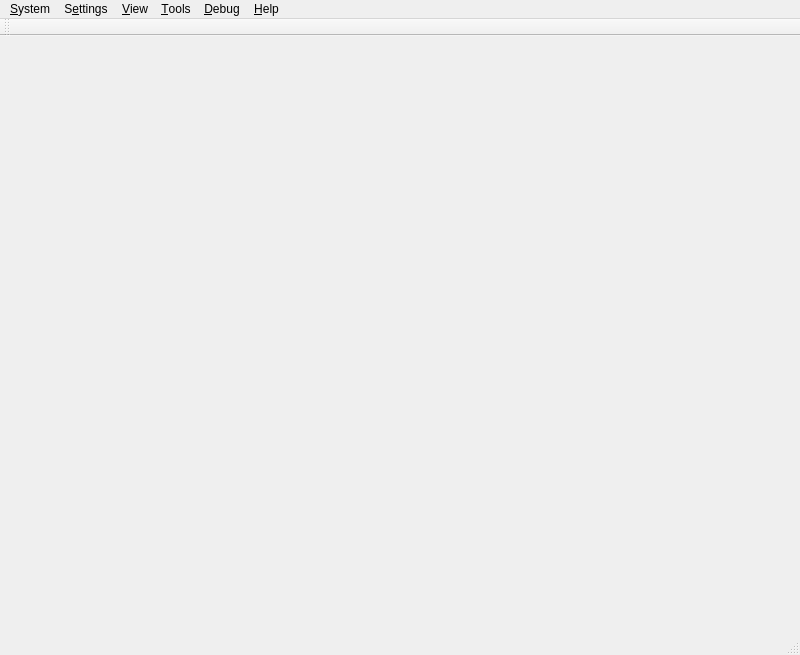
<?xml version="1.0" encoding="UTF-8"?>
<ui version="4.0">
 <class>MainWindow</class>
 <widget class="QMainWindow" name="MainWindow">
  <property name="geometry">
   <rect>
    <x>0</x>
    <y>0</y>
    <width>800</width>
    <height>655</height>
   </rect>
  </property>
  <property name="acceptDrops">
   <bool>true</bool>
  </property>
  <property name="windowTitle">
   <string>DuckStation</string>
  </property>
  <property name="windowIcon">
   <iconset resource="resources/duckstation-qt.qrc">
    <normaloff>:/icons/duck.png</normaloff>:/icons/duck.png</iconset>
  </property>
  <property name="unifiedTitleAndToolBarOnMac">
   <bool>true</bool>
  </property>
  <widget class="QStackedWidget" name="mainContainer"/>
  <widget class="QMenuBar" name="menuBar">
   <property name="geometry">
    <rect>
     <x>0</x>
     <y>0</y>
     <width>800</width>
     <height>33</height>
    </rect>
   </property>
   <widget class="QMenu" name="menuSystem">
    <property name="title">
     <string>&amp;System</string>
    </property>
    <widget class="QMenu" name="menuChangeDisc">
     <property name="title">
      <string>Change Disc</string>
     </property>
     <property name="icon">
      <iconset theme="disc-line"/>
     </property>
    </widget>
    <widget class="QMenu" name="menuCheats">
     <property name="title">
      <string>Cheats</string>
     </property>
     <property name="icon">
      <iconset theme="cheats-line"/>
     </property>
    </widget>
    <widget class="QMenu" name="menuLoadState">
     <property name="title">
      <string>Load State</string>
     </property>
     <property name="icon">
      <iconset theme="folder-open-line"/>
     </property>
    </widget>
    <widget class="QMenu" name="menuSaveState">
     <property name="title">
      <string>Save State</string>
     </property>
     <property name="icon">
      <iconset theme="save-3-line"/>
     </property>
    </widget>
    <addaction name="actionStartFile"/>
    <addaction name="actionStartDisc"/>
    <addaction name="actionStartBios"/>
    <addaction name="actionStartFullscreenUI"/>
    <addaction name="actionResumeLastState"/>
    <addaction name="separator"/>
    <addaction name="actionPowerOff"/>
    <addaction name="actionPowerOffWithoutSaving"/>
    <addaction name="actionReset"/>
    <addaction name="actionPause"/>
    <addaction name="menuChangeDisc"/>
    <addaction name="separator"/>
    <addaction name="menuCheats"/>
    <addaction name="actionScreenshot"/>
    <addaction name="separator"/>
    <addaction name="menuLoadState"/>
    <addaction name="menuSaveState"/>
    <addaction name="separator"/>
    <addaction name="actionExit"/>
   </widget>
   <widget class="QMenu" name="menuSettings">
    <property name="title">
     <string>S&amp;ettings</string>
    </property>
    <addaction name="actionViewGameProperties"/>
    <addaction name="separator"/>
    <addaction name="actionInterfaceSettings"/>
    <addaction name="actionGameListSettings"/>
    <addaction name="actionBIOSSettings"/>
    <addaction name="actionConsoleSettings"/>
    <addaction name="actionEmulationSettings"/>
    <addaction name="actionMemoryCardSettings"/>
    <addaction name="actionGraphicsSettings"/>
    <addaction name="actionPostProcessingSettings"/>
    <addaction name="actionAudioSettings"/>
    <addaction name="actionAchievementSettings"/>
    <addaction name="actionFolderSettings"/>
    <addaction name="actionAdvancedSettings"/>
    <addaction name="separator"/>
    <addaction name="actionControllerSettings"/>
    <addaction name="actionControllerProfiles"/>
    <addaction name="actionHotkeySettings"/>
    <addaction name="separator"/>
    <addaction name="actionAddGameDirectory"/>
    <addaction name="actionScanForNewGames"/>
    <addaction name="actionRescanAllGames"/>
   </widget>
   <widget class="QMenu" name="menuHelp">
    <property name="title">
     <string>&amp;Help</string>
    </property>
    <addaction name="actionGitHubRepository"/>
    <addaction name="actionDiscordServer"/>
    <addaction name="separator"/>
    <addaction name="actionCheckForUpdates"/>
    <addaction name="separator"/>
    <addaction name="actionViewThirdPartyNotices"/>
    <addaction name="actionAboutQt"/>
    <addaction name="actionAbout"/>
   </widget>
   <widget class="QMenu" name="menuDebug">
    <property name="title">
     <string>&amp;Debug</string>
    </property>
    <widget class="QMenu" name="menuRenderer">
     <property name="title">
      <string>Switch GPU Renderer</string>
     </property>
    </widget>
    <widget class="QMenu" name="menuCPUExecutionMode">
     <property name="title">
      <string>Switch CPU Emulation Mode</string>
     </property>
    </widget>
    <widget class="QMenu" name="menuCropMode">
     <property name="title">
      <string>Switch Crop Mode</string>
     </property>
    </widget>
    <widget class="QMenu" name="menuLogLevel">
     <property name="title">
      <string>Log Level</string>
     </property>
    </widget>
    <widget class="QMenu" name="menuLogChannels">
     <property name="title">
      <string>Log Channels</string>
     </property>
    </widget>
    <addaction name="menuCPUExecutionMode"/>
    <addaction name="menuRenderer"/>
    <addaction name="menuCropMode"/>
    <addaction name="actionEnableSafeMode"/>
    <addaction name="separator"/>
    <addaction name="menuLogLevel"/>
    <addaction name="menuLogChannels"/>
    <addaction name="actionLogToSystemConsole"/>
    <addaction name="actionLogToWindow"/>
    <addaction name="actionLogToFile"/>
    <addaction name="actionLogTimestamps"/>
    <addaction name="actionLogFileTimestamps"/>
    <addaction name="separator"/>
    <addaction name="actionCPUDebugger"/>
    <addaction name="separator"/>
    <addaction name="actionDumpRAM"/>
    <addaction name="actionDumpVRAM"/>
    <addaction name="actionDumpSPURAM"/>
    <addaction name="separator"/>
    <addaction name="actionDebugDumpCPUtoVRAMCopies"/>
    <addaction name="actionDebugDumpVRAMtoCPUCopies"/>
    <addaction name="separator"/>
    <addaction name="actionDebugShowVRAM"/>
    <addaction name="actionDebugShowGPUState"/>
    <addaction name="actionDebugShowCDROMState"/>
    <addaction name="actionDebugShowSPUState"/>
    <addaction name="actionDebugShowTimersState"/>
    <addaction name="actionDebugShowMDECState"/>
    <addaction name="actionDebugShowDMAState"/>
   </widget>
   <widget class="QMenu" name="menu_View">
    <property name="title">
     <string>&amp;View</string>
    </property>
    <widget class="QMenu" name="menuWindowSize">
     <property name="title">
      <string>&amp;Window Size</string>
     </property>
    </widget>
    <widget class="QMenu" name="menuSortBy">
     <property name="title">
      <string>Sort B&amp;y</string>
     </property>
    </widget>
    <addaction name="actionViewToolbar"/>
    <addaction name="actionViewLockToolbar"/>
    <addaction name="actionViewSmallToolbarIcons"/>
    <addaction name="actionViewToolbarLabels"/>
    <addaction name="actionViewToolbarLabelsBesideIcons"/>
    <addaction name="actionViewStatusBar"/>
    <addaction name="separator"/>
    <addaction name="actionViewGameList"/>
    <addaction name="actionViewGameGrid"/>
    <addaction name="actionViewSystemDisplay"/>
    <addaction name="separator"/>
    <addaction name="actionFullscreen"/>
    <addaction name="menuWindowSize"/>
    <addaction name="separator"/>
    <addaction name="menuSortBy"/>
    <addaction name="actionViewZoomIn"/>
    <addaction name="actionViewZoomOut"/>
    <addaction name="separator"/>
    <addaction name="actionMergeDiscSets"/>
    <addaction name="actionShowLocalizedTitles"/>
    <addaction name="actionShowGameIcons"/>
    <addaction name="actionAnimateGameIcons"/>
    <addaction name="actionPreferAchievementGameIcons"/>
    <addaction name="separator"/>
    <addaction name="actionGridViewShowTitles"/>
    <addaction name="actionGridViewRefreshCovers"/>
    <addaction name="separator"/>
    <addaction name="actionChangeGameListBackground"/>
    <addaction name="actionClearGameListBackground"/>
    <addaction name="actionViewRefreshAchievementProgress"/>
   </widget>
   <widget class="QMenu" name="menu_Tools">
    <property name="title">
     <string>&amp;Tools</string>
    </property>
    <addaction name="actionOpenDataDirectory"/>
    <addaction name="separator"/>
    <addaction name="actionMemoryCardEditor"/>
    <addaction name="actionCoverDownloader"/>
    <addaction name="actionControllerTest"/>
    <addaction name="separator"/>
    <addaction name="actionMemoryEditor"/>
    <addaction name="actionMemoryScanner"/>
    <addaction name="actionISOBrowser"/>
    <addaction name="separator"/>
    <addaction name="actionFreeCamera"/>
    <addaction name="actionMediaCapture"/>
    <addaction name="actionCaptureGPUFrame"/>
    <addaction name="separator"/>
    <addaction name="actionOpenTextureDirectory"/>
    <addaction name="actionReloadTextureReplacements"/>
   </widget>
   <addaction name="menuSystem"/>
   <addaction name="menuSettings"/>
   <addaction name="menu_View"/>
   <addaction name="menu_Tools"/>
   <addaction name="menuDebug"/>
   <addaction name="menuHelp"/>
  </widget>
  <widget class="QToolBar" name="toolBar">
   <property name="contextMenuPolicy">
    <enum>Qt::ContextMenuPolicy::CustomContextMenu</enum>
   </property>
   <property name="iconSize">
    <size>
     <width>32</width>
     <height>32</height>
    </size>
   </property>
   <property name="toolButtonStyle">
    <enum>Qt::ToolButtonStyle::ToolButtonTextUnderIcon</enum>
   </property>
   <property name="floatable">
    <bool>false</bool>
   </property>
   <attribute name="toolBarArea">
    <enum>TopToolBarArea</enum>
   </attribute>
   <attribute name="toolBarBreak">
    <bool>false</bool>
   </attribute>
  </widget>
  <widget class="QStatusBar" name="statusBar"/>
  <action name="actionStartFile">
   <property name="icon">
    <iconset theme="file-line"/>
   </property>
   <property name="text">
    <string>Start &amp;File...</string>
   </property>
   <property name="toolTip">
    <string>Starts a new session using the selected file.</string>
   </property>
  </action>
  <action name="actionStartDisc">
   <property name="icon">
    <iconset theme="disc-line"/>
   </property>
   <property name="text">
    <string>Start &amp;Disc...</string>
   </property>
   <property name="toolTip">
    <string>Starts a new session from a physical disc.</string>
   </property>
  </action>
  <action name="actionStartBios">
   <property name="icon">
    <iconset theme="chip-line"/>
   </property>
   <property name="text">
    <string>Start &amp;BIOS</string>
   </property>
   <property name="toolTip">
    <string>Starts a new session without any disc inserted.</string>
   </property>
  </action>
  <action name="actionScanForNewGames">
   <property name="icon">
    <iconset theme="file-search-line"/>
   </property>
   <property name="text">
    <string>&amp;Scan For New Games</string>
   </property>
   <property name="toolTip">
    <string>Searches for new games added since the last refresh.</string>
   </property>
  </action>
  <action name="actionRescanAllGames">
   <property name="icon">
    <iconset theme="refresh-line"/>
   </property>
   <property name="text">
    <string>&amp;Rescan All Games</string>
   </property>
   <property name="toolTip">
    <string>Rescans all games, discarding any cached information.</string>
   </property>
  </action>
  <action name="actionPowerOff">
   <property name="icon">
    <iconset theme="shut-down-line"/>
   </property>
   <property name="text">
    <string>Power &amp;Off</string>
   </property>
   <property name="toolTip">
    <string>Ends the current session.</string>
   </property>
  </action>
  <action name="actionReset">
   <property name="icon">
    <iconset theme="restart-line"/>
   </property>
   <property name="text">
    <string>&amp;Reset</string>
   </property>
   <property name="toolTip">
    <string>Restarts the emulated system.</string>
   </property>
  </action>
  <action name="actionPause">
   <property name="checkable">
    <bool>true</bool>
   </property>
   <property name="icon">
    <iconset theme="pause-line"/>
   </property>
   <property name="text">
    <string>&amp;Pause</string>
   </property>
   <property name="toolTip">
    <string>Pauses/resumes the session.</string>
   </property>
  </action>
  <action name="actionLoadState">
   <property name="icon">
    <iconset theme="folder-open-line"/>
   </property>
   <property name="text">
    <string>&amp;Load State</string>
   </property>
   <property name="toolTip">
    <string>Restores the session state from the selected slot.</string>
   </property>
  </action>
  <action name="actionSaveState">
   <property name="icon">
    <iconset theme="save-3-line"/>
   </property>
   <property name="text">
    <string>&amp;Save State</string>
   </property>
   <property name="toolTip">
    <string>Saves the session state to the selected slot.</string>
   </property>
  </action>
  <action name="actionExit">
   <property name="icon">
    <iconset theme="door-open-line"/>
   </property>
   <property name="text">
    <string>E&amp;xit</string>
   </property>
   <property name="toolTip">
    <string>Exits the application.</string>
   </property>
  </action>
  <action name="actionBIOSSettings">
   <property name="icon">
    <iconset theme="chip-line"/>
   </property>
   <property name="text">
    <string>B&amp;IOS</string>
   </property>
   <property name="toolTip">
    <string>Configures where the system firmware is located.</string>
   </property>
  </action>
  <action name="actionConsoleSettings">
   <property name="icon">
    <iconset theme="emulation-line"/>
   </property>
   <property name="text">
    <string>C&amp;onsole</string>
   </property>
   <property name="toolTip">
    <string>Configures options related to the simulated console.</string>
   </property>
  </action>
  <action name="actionEmulationSettings">
   <property name="icon">
    <iconset theme="chip-2-line"/>
   </property>
   <property name="text">
    <string>E&amp;mulation</string>
   </property>
   <property name="toolTip">
    <string>Configures options related to the simulation.</string>
   </property>
  </action>
  <action name="actionControllerSettings">
   <property name="icon">
    <iconset theme="controller-digital-line"/>
   </property>
   <property name="text">
    <string>&amp;Controllers</string>
   </property>
   <property name="toolTip">
    <string>Configures options and bindings for the emulated controllers.</string>
   </property>
  </action>
  <action name="actionHotkeySettings">
   <property name="icon">
    <iconset theme="keyboard-line"/>
   </property>
   <property name="text">
    <string>&amp;Hotkeys</string>
   </property>
   <property name="toolTip">
    <string>Configures shortcut keys for actions related to the session.</string>
   </property>
  </action>
  <action name="actionGraphicsSettings">
   <property name="icon">
    <iconset theme="image-fill"/>
   </property>
   <property name="text">
    <string>&amp;Graphics</string>
   </property>
   <property name="toolTip">
    <string>Configures options related to how the session content is displayed.</string>
   </property>
  </action>
  <action name="actionPostProcessingSettings">
   <property name="icon">
    <iconset theme="sun-fill"/>
   </property>
   <property name="text">
    <string>&amp;Post-Processing</string>
   </property>
   <property name="toolTip">
    <string>Configures post-processing effects applied after rendering the content.</string>
   </property>
  </action>
  <action name="actionFullscreen">
   <property name="checkable">
    <bool>true</bool>
   </property>
   <property name="icon">
    <iconset theme="fullscreen-line"/>
   </property>
   <property name="text">
    <string>&amp;Fullscreen</string>
   </property>
   <property name="toolTip">
    <string>Switches between fullscreen and windowed modes.</string>
   </property>
  </action>
  <action name="actionGitHubRepository">
   <property name="icon">
    <iconset resource="resources/duckstation-qt.qrc">
     <normaloff>:/icons/github.png</normaloff>:/icons/github.png</iconset>
   </property>
   <property name="text">
    <string>&amp;GitHub Repository...</string>
   </property>
   <property name="toolTip">
    <string>Opens a link to the GitHub repository for the application.</string>
   </property>
  </action>
  <action name="actionDiscordServer">
   <property name="icon">
    <iconset resource="resources/duckstation-qt.qrc">
     <normaloff>:/icons/discord.png</normaloff>:/icons/discord.png</iconset>
   </property>
   <property name="text">
    <string>&amp;Discord Server...</string>
   </property>
   <property name="toolTip">
    <string>Opens a link to the Discord server for the application.</string>
   </property>
  </action>
  <action name="actionCheckForUpdates">
   <property name="icon">
    <iconset theme="download-2-line"/>
   </property>
   <property name="text">
    <string>Check for &amp;Updates...</string>
   </property>
   <property name="toolTip">
    <string>Checks if any application updates are available for download.</string>
   </property>
  </action>
  <action name="actionViewThirdPartyNotices">
   <property name="text">
    <string>View Third-Party Notices...</string>
   </property>
   <property name="toolTip">
    <string>Shows copyright and license notices for third-party libraries included with the application.</string>
   </property>
  </action>
  <action name="actionAboutQt">
   <property name="icon">
    <iconset resource="resources/duckstation-qt.qrc">
     <normaloff>:/icons/QT.png</normaloff>:/icons/QT.png</iconset>
   </property>
   <property name="text">
    <string>About &amp;Qt...</string>
   </property>
   <property name="toolTip">
    <string>Displays copyright and license notices for Qt.</string>
   </property>
  </action>
  <action name="actionAbout">
   <property name="icon">
    <iconset resource="resources/duckstation-qt.qrc">
     <normaloff>:/icons/duck_64.png</normaloff>:/icons/duck_64.png</iconset>
   </property>
   <property name="text">
    <string>&amp;About DuckStation...</string>
   </property>
   <property name="toolTip">
    <string>Displays copyright and license notices for the application.</string>
   </property>
  </action>
  <action name="actionChangeDisc">
   <property name="icon">
    <iconset theme="disc-line"/>
   </property>
   <property name="text">
    <string>Change Disc...</string>
   </property>
   <property name="toolTip">
    <string>Swaps the currently-inserted disc with another disc or game.</string>
   </property>
  </action>
  <action name="actionCheatsToolbar">
   <property name="icon">
    <iconset theme="cheats-line"/>
   </property>
   <property name="text">
    <string>Cheats</string>
   </property>
   <property name="toolTip">
    <string>Shows the list of cheats available for this game.</string>
   </property>
  </action>
  <action name="actionAudioSettings">
   <property name="icon">
    <iconset theme="volume-up-line"/>
   </property>
   <property name="text">
    <string>Audio</string>
   </property>
   <property name="toolTip">
    <string>Configures options related to how audio from the content is played.</string>
   </property>
  </action>
  <action name="actionAchievementSettings">
   <property name="icon">
    <iconset theme="trophy-line"/>
   </property>
   <property name="text">
    <string>Achievements</string>
   </property>
   <property name="toolTip">
    <string>Configures options related to RetroAchievements.</string>
   </property>
  </action>
  <action name="actionFolderSettings">
   <property name="icon">
    <iconset theme="folder-open-line"/>
   </property>
   <property name="text">
    <string>Folders</string>
   </property>
   <property name="toolTip">
    <string>Configures the locations where various types of data are saved.</string>
   </property>
  </action>
  <action name="actionGameListSettings">
   <property name="icon">
    <iconset theme="folder-open-line"/>
   </property>
   <property name="text">
    <string>Game List</string>
   </property>
   <property name="toolTip">
    <string>Configures the locations where the application will search for game files.</string>
   </property>
  </action>
  <action name="actionInterfaceSettings">
   <property name="icon">
    <iconset theme="settings-3-line"/>
   </property>
   <property name="text">
    <string>&amp;Interface</string>
   </property>
   <property name="toolTip">
    <string>Configures options related to the apperance and behavior of the application.</string>
   </property>
  </action>
  <action name="actionAdvancedSettings">
   <property name="icon">
    <iconset theme="alert-line"/>
   </property>
   <property name="text">
    <string>Advanced</string>
   </property>
   <property name="toolTip">
    <string>Configures advanced options for the application.</string>
   </property>
  </action>
  <action name="actionAddGameDirectory">
   <property name="icon">
    <iconset theme="folder-add-line"/>
   </property>
   <property name="text">
    <string>Add Game Directory...</string>
   </property>
   <property name="toolTip">
    <string>Adds a new directory that will be searched for game files.</string>
   </property>
  </action>
  <action name="actionSettings">
   <property name="icon">
    <iconset theme="settings-3-line"/>
   </property>
   <property name="text">
    <string>&amp;Settings</string>
   </property>
   <property name="toolTip">
    <string>Opens the settings window.</string>
   </property>
   <property name="menuRole">
    <enum>QAction::MenuRole::PreferencesRole</enum>
   </property>
  </action>
  <action name="actionSettings2">
   <property name="icon">
    <iconset theme="settings-3-line"/>
   </property>
   <property name="text">
    <string>&amp;Settings</string>
   </property>
   <property name="toolTip">
    <string>Opens the settings window.</string>
   </property>
   <property name="menuRole">
    <enum>QAction::MenuRole::PreferencesRole</enum>
   </property>
  </action>
  <action name="actionChangeDiscFromFile">
   <property name="text">
    <string>From File...</string>
   </property>
   <property name="toolTip">
    <string>Manually selects the disc image file to switch to.</string>
   </property>
  </action>
  <action name="actionChangeDiscFromDevice">
   <property name="text">
    <string>From Device...</string>
   </property>
   <property name="toolTip">
    <string>Switches to a physical disc.</string>
   </property>
  </action>
  <action name="actionChangeDiscFromGameList">
   <property name="text">
    <string>From Game List...</string>
   </property>
   <property name="toolTip">
    <string>Switches to a disc in the game list.</string>
   </property>
  </action>
  <action name="actionRemoveDisc">
   <property name="text">
    <string>Remove Disc</string>
   </property>
   <property name="toolTip">
    <string>Removes the disc from the emulated system.</string>
   </property>
  </action>
  <action name="actionDebugShowVRAM">
   <property name="checkable">
    <bool>true</bool>
   </property>
   <property name="text">
    <string>Show VRAM</string>
   </property>
  </action>
  <action name="actionDebugDumpCPUtoVRAMCopies">
   <property name="checkable">
    <bool>true</bool>
   </property>
   <property name="text">
    <string>Dump CPU to VRAM Copies</string>
   </property>
  </action>
  <action name="actionDebugDumpVRAMtoCPUCopies">
   <property name="checkable">
    <bool>true</bool>
   </property>
   <property name="text">
    <string>Dump VRAM to CPU Copies</string>
   </property>
  </action>
  <action name="actionEnableSafeMode">
   <property name="checkable">
    <bool>true</bool>
   </property>
   <property name="text">
    <string>Enable Safe Mode</string>
   </property>
  </action>
  <action name="actionDumpRAM">
   <property name="text">
    <string>Dump RAM...</string>
   </property>
  </action>
  <action name="actionDumpVRAM">
   <property name="text">
    <string>Dump VRAM...</string>
   </property>
  </action>
  <action name="actionDumpSPURAM">
   <property name="text">
    <string>Dump SPU RAM...</string>
   </property>
  </action>
  <action name="actionDebugShowGPUState">
   <property name="checkable">
    <bool>true</bool>
   </property>
   <property name="text">
    <string>Show GPU State</string>
   </property>
  </action>
  <action name="actionDebugShowCDROMState">
   <property name="checkable">
    <bool>true</bool>
   </property>
   <property name="text">
    <string>Show CD-ROM State</string>
   </property>
  </action>
  <action name="actionDebugShowSPUState">
   <property name="checkable">
    <bool>true</bool>
   </property>
   <property name="text">
    <string>Show SPU State</string>
   </property>
  </action>
  <action name="actionDebugShowTimersState">
   <property name="checkable">
    <bool>true</bool>
   </property>
   <property name="text">
    <string>Show Timers State</string>
   </property>
  </action>
  <action name="actionDebugShowMDECState">
   <property name="checkable">
    <bool>true</bool>
   </property>
   <property name="text">
    <string>Show MDEC State</string>
   </property>
  </action>
  <action name="actionDebugShowDMAState">
   <property name="checkable">
    <bool>true</bool>
   </property>
   <property name="text">
    <string>Show DMA State</string>
   </property>
  </action>
  <action name="actionScreenshot">
   <property name="icon">
    <iconset theme="screenshot-2-line"/>
   </property>
   <property name="text">
    <string>&amp;Screenshot</string>
   </property>
   <property name="toolTip">
    <string>Takes a screenshot of the current content.</string>
   </property>
  </action>
  <action name="actionMemoryCardSettings">
   <property name="icon">
    <iconset theme="memcard-line"/>
   </property>
   <property name="text">
    <string>&amp;Memory Cards</string>
   </property>
   <property name="toolTip">
    <string>Configures options related to the emulated memory cards.</string>
   </property>
  </action>
  <action name="actionResumeLastState">
   <property name="icon">
    <iconset theme="play-circle-line"/>
   </property>
   <property name="text">
    <string>Resume</string>
   </property>
   <property name="toolTip">
    <string>Resumes the last save state created.</string>
   </property>
  </action>
  <action name="actionViewToolbar">
   <property name="checkable">
    <bool>true</bool>
   </property>
   <property name="checked">
    <bool>true</bool>
   </property>
   <property name="text">
    <string>&amp;Toolbar</string>
   </property>
   <property name="toolTip">
    <string>Controls whether the toolbar is visible.</string>
   </property>
  </action>
  <action name="actionViewLockToolbar">
   <property name="checkable">
    <bool>true</bool>
   </property>
   <property name="text">
    <string>Loc&amp;k Toolbar</string>
   </property>
   <property name="toolTip">
    <string>Controls whether the toolbar can be moved.</string>
   </property>
  </action>
  <action name="actionViewSmallToolbarIcons">
   <property name="checkable">
    <bool>true</bool>
   </property>
   <property name="text">
    <string>S&amp;mall Toolbar Icons</string>
   </property>
   <property name="toolTip">
    <string>Controls whether the smaller toolbar icons are displayed.</string>
   </property>
  </action>
  <action name="actionViewToolbarLabels">
   <property name="checkable">
    <bool>true</bool>
   </property>
   <property name="text">
    <string>Toolbar L&amp;abels</string>
   </property>
   <property name="toolTip">
    <string>Controls whether labels are displayed alongside toolbar icons.</string>
   </property>
  </action>
  <action name="actionViewToolbarLabelsBesideIcons">
   <property name="checkable">
    <bool>true</bool>
   </property>
   <property name="text">
    <string>Toolbar Labels &amp;Beside Icons</string>
   </property>
   <property name="toolTip">
    <string>Controls whether labels are displayed next to or under toolbar icons.</string>
   </property>
  </action>
  <action name="actionViewStatusBar">
   <property name="checkable">
    <bool>true</bool>
   </property>
   <property name="checked">
    <bool>true</bool>
   </property>
   <property name="text">
    <string>&amp;Status Bar</string>
   </property>
   <property name="toolTip">
    <string>Controls whether the status bar is visible.</string>
   </property>
  </action>
  <action name="actionViewGameList">
   <property name="checkable">
    <bool>true</bool>
   </property>
   <property name="icon">
    <iconset theme="list-check"/>
   </property>
   <property name="text">
    <string>Game &amp;List</string>
   </property>
   <property name="toolTip">
    <string>Switches to the list of available games in table view.</string>
   </property>
  </action>
  <action name="actionViewSystemDisplay">
   <property name="checkable">
    <bool>true</bool>
   </property>
   <property name="enabled">
    <bool>false</bool>
   </property>
   <property name="icon">
    <iconset theme="tv-2-line"/>
   </property>
   <property name="text">
    <string>System &amp;Display</string>
   </property>
   <property name="toolTip">
    <string>Switches back to the game currently running.</string>
   </property>
  </action>
  <action name="actionViewGameProperties">
   <property name="enabled">
    <bool>false</bool>
   </property>
   <property name="icon">
    <iconset theme="file-settings-line"/>
   </property>
   <property name="text">
    <string>Game &amp;Properties</string>
   </property>
   <property name="toolTip">
    <string>Opens the configuration for the game currently running.</string>
   </property>
  </action>
  <action name="actionMemoryCardEditor">
   <property name="text">
    <string>Memory &amp;Card Editor</string>
   </property>
   <property name="toolTip">
    <string>Opens the memory card editor.</string>
   </property>
  </action>
  <action name="actionCPUDebugger">
   <property name="text">
    <string>CPU D&amp;ebugger</string>
   </property>
   <property name="toolTip">
    <string>Opens the debugger for the emulated CPU.</string>
   </property>
  </action>
  <action name="actionViewGameGrid">
   <property name="checkable">
    <bool>true</bool>
   </property>
   <property name="icon">
    <iconset theme="function-line"/>
   </property>
   <property name="text">
    <string>Game &amp;Grid</string>
   </property>
   <property name="toolTip">
    <string>Switches to the list of available games in grid/cover view.</string>
   </property>
  </action>
  <action name="actionMergeDiscSets">
   <property name="checkable">
    <bool>true</bool>
   </property>
   <property name="checked">
    <bool>true</bool>
   </property>
   <property name="icon">
    <iconset theme="multi-discs"/>
   </property>
   <property name="text">
    <string>&amp;Merge Multi-Disc Games</string>
   </property>
   <property name="toolTip">
    <string>Merges multiple discs that belong to the same game into a single item in the game list.</string>
   </property>
  </action>
  <action name="actionGridViewShowTitles">
   <property name="checkable">
    <bool>true</bool>
   </property>
   <property name="checked">
    <bool>true</bool>
   </property>
   <property name="icon">
    <iconset theme="price-tag-3-line"/>
   </property>
   <property name="text">
    <string>Show G&amp;rid Captions</string>
   </property>
   <property name="iconText">
    <string>Show Titles (Grid View)</string>
   </property>
   <property name="toolTip">
    <string>Shows captions under the game cover in grid view.</string>
   </property>
  </action>
  <action name="actionViewZoomIn">
   <property name="icon">
    <iconset theme="zoom-in"/>
   </property>
   <property name="text">
    <string>Zoom &amp;In</string>
   </property>
   <property name="toolTip">
    <string>Increases the size of game icons or covers.</string>
   </property>
  </action>
  <action name="actionViewZoomOut">
   <property name="icon">
    <iconset theme="zoom-out"/>
   </property>
   <property name="text">
    <string>Zoom &amp;Out</string>
   </property>
   <property name="toolTip">
    <string>Decreases the size of game icons or covers.</string>
   </property>
  </action>
  <action name="actionGridViewRefreshCovers">
   <property name="text">
    <string>Refresh Grid &amp;Covers</string>
   </property>
   <property name="toolTip">
    <string>Invalidates the cache of game covers, allowing new images to be discovered.</string>
   </property>
  </action>
  <action name="actionOpenDataDirectory">
   <property name="text">
    <string>Open Data Directory...</string>
   </property>
   <property name="toolTip">
    <string>Opens the directory containing application data in your file browser.</string>
   </property>
  </action>
  <action name="actionPowerOffWithoutSaving">
   <property name="icon">
    <iconset theme="close-line"/>
   </property>
   <property name="text">
    <string>Power Off &amp;Without Saving</string>
   </property>
   <property name="toolTip">
    <string>Ends the current session without the option to save state.</string>
   </property>
  </action>
  <action name="actionStartFullscreenUI">
   <property name="icon">
    <iconset theme="tv-2-line"/>
   </property>
   <property name="text">
    <string>Start Big Picture Mode</string>
   </property>
   <property name="toolTip">
    <string>Opens or closes the controller-based &quot;big picture&quot; mode.</string>
   </property>
  </action>
  <action name="actionStartFullscreenUI2">
   <property name="icon">
    <iconset theme="tv-2-line"/>
   </property>
   <property name="text">
    <string>Big Picture</string>
   </property>
   <property name="toolTip">
    <string>Opens or closes the controller-based &quot;big picture&quot; mode.</string>
   </property>
  </action>
  <action name="actionCoverDownloader">
   <property name="text">
    <string>Cover Downloader</string>
   </property>
   <property name="toolTip">
    <string>Opens the cover downloader window.</string>
   </property>
  </action>
  <action name="actionMemoryScanner">
   <property name="text">
    <string>Memory &amp;Scanner</string>
   </property>
   <property name="toolTip">
    <string>Opens the memory scanner window.</string>
   </property>
  </action>
  <action name="actionShowGameIcons">
   <property name="checkable">
    <bool>true</bool>
   </property>
   <property name="checked">
    <bool>true</bool>
   </property>
   <property name="icon">
    <iconset theme="image-fill"/>
   </property>
   <property name="text">
    <string>Show Game Ico&amp;ns</string>
   </property>
   <property name="toolTip">
    <string>Shows icons from the memory card of each game in list view.</string>
   </property>
  </action>
  <action name="actionMediaCapture">
   <property name="checkable">
    <bool>true</bool>
   </property>
   <property name="text">
    <string>Media Ca&amp;pture</string>
   </property>
   <property name="toolTip">
    <string>Starts or stops capture of video and audio from the content.</string>
   </property>
  </action>
  <action name="actionOpenTextureDirectory">
   <property name="text">
    <string>Open Texture Directory...</string>
   </property>
   <property name="toolTip">
    <string>Opens the directory used to store texture replacements.</string>
   </property>
  </action>
  <action name="actionReloadTextureReplacements">
   <property name="text">
    <string>Reload Texture Replacements</string>
   </property>
   <property name="toolTip">
    <string>Invalidates the cache of available replacement textures.</string>
   </property>
  </action>
  <action name="actionCaptureGPUFrame">
   <property name="text">
    <string>Capture GPU Frame</string>
   </property>
   <property name="toolTip">
    <string>Saves the emulated GPU commands to a file that can be later replayed.</string>
   </property>
  </action>
  <action name="actionLogTimestamps">
   <property name="checkable">
    <bool>true</bool>
   </property>
   <property name="text">
    <string>Log Timestamps</string>
   </property>
  </action>
  <action name="actionLogFileTimestamps">
   <property name="checkable">
    <bool>true</bool>
   </property>
   <property name="text">
    <string>Log File Timestamps</string>
   </property>
  </action>
  <action name="actionLogToSystemConsole">
   <property name="checkable">
    <bool>true</bool>
   </property>
   <property name="text">
    <string>Log To System Console</string>
   </property>
  </action>
  <action name="actionLogToWindow">
   <property name="checkable">
    <bool>true</bool>
   </property>
   <property name="text">
    <string>Log To Window</string>
   </property>
  </action>
  <action name="actionLogToFile">
   <property name="checkable">
    <bool>true</bool>
   </property>
   <property name="text">
    <string>Log To File</string>
   </property>
  </action>
  <action name="actionISOBrowser">
   <property name="text">
    <string>ISO Browser</string>
   </property>
   <property name="toolTip">
    <string>Opens the ISO browser window.</string>
   </property>
  </action>
  <action name="actionFreeCamera">
   <property name="checkable">
    <bool>true</bool>
   </property>
   <property name="text">
    <string>Free Camera</string>
   </property>
   <property name="toolTip">
    <string>Allows you to freely move the camera in supported games.</string>
   </property>
  </action>
  <action name="actionControllerTest">
   <property name="text">
    <string>Controller Test</string>
   </property>
   <property name="toolTip">
    <string>Allows you to test emulated controller mappings.</string>
   </property>
  </action>
  <action name="actionControllerProfiles">
   <property name="icon">
    <iconset theme="controllers-line"/>
   </property>
   <property name="text">
    <string>Controller Presets</string>
   </property>
   <property name="toolTip">
    <string>Creates or edits controller presets that can be applied to games.</string>
   </property>
  </action>
  <action name="actionChangeGameListBackground">
   <property name="text">
    <string>&amp;Change List Background...</string>
   </property>
   <property name="toolTip">
    <string>Changes the background image shown in the game list/grid.</string>
   </property>
  </action>
  <action name="actionClearGameListBackground">
   <property name="text">
    <string>Clea&amp;r List Background</string>
   </property>
   <property name="toolTip">
    <string>Removes the background image shown in the game list/grid.</string>
   </property>
  </action>
  <action name="actionViewRefreshAchievementProgress">
   <property name="enabled">
    <bool>false</bool>
   </property>
   <property name="text">
    <string>Refresh Achievement &amp;Progress</string>
   </property>
   <property name="toolTip">
    <string>Refreshes the list of unlocked achievements.</string>
   </property>
  </action>
  <action name="actionShowLocalizedTitles">
   <property name="checkable">
    <bool>true</bool>
   </property>
   <property name="icon">
    <iconset theme="language"/>
   </property>
   <property name="text">
    <string>Show Locali&amp;zed Titles</string>
   </property>
   <property name="toolTip">
    <string>Shows titles for games in their native language.</string>
   </property>
  </action>
  <action name="actionMemoryEditor">
   <property name="text">
    <string>Memory &amp;Editor</string>
   </property>
   <property name="toolTip">
    <string>Opens the memory editor window.</string>
   </property>
  </action>
  <action name="actionAnimateGameIcons">
   <property name="checkable">
    <bool>true</bool>
   </property>
   <property name="icon">
    <iconset theme="add-animation"/>
   </property>
   <property name="text">
    <string>Animate Game Icons</string>
   </property>
   <property name="toolTip">
    <string>Animates icons in the list view when selected.</string>
   </property>
  </action>
  <action name="actionPreferAchievementGameIcons">
   <property name="checkable">
    <bool>true</bool>
   </property>
   <property name="icon">
    <iconset theme="trophy-line"/>
   </property>
   <property name="text">
    <string>Prefer Achievement Icons</string>
   </property>
   <property name="toolTip">
    <string>Prioritizes the games badges used for RetroAchievements over memory card icons.</string>
   </property>
  </action>
 </widget>
 <resources>
  <include location="resources/duckstation-qt.qrc"/>
 </resources>
 <connections/>
</ui>
